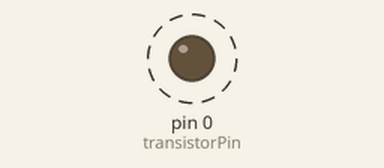
Simulated run of this sketch. Board: Arduino Uno, built with avr-gcc and run on an emulated ATmega328P. Shown: output pins drawn as LEDs (lit = HIGH). Dashed ring = blinking.

Above: at 0.5 s.
Timing chart, 0 to 4.6 s (numbered marks = the images above):
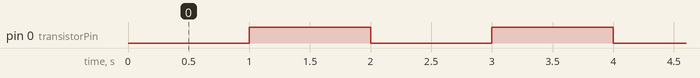

The sketch:

motor-control-w-transistor.ino
```cpp
const int transistorPin = 0;    // connected to the base of the transistor
const int ledPin = 0;
int mode = 1; // track mode of the motor
const int switcher = -1;

void setup() {
  // put your setup code here, to run once:
  pinMode(transistorPin, OUTPUT);
}

void loop() {
  // put your main code here, to run repeatedly:
  if (mode < 0) {
    //digitalWrite(transistorPin, HIGH);
    analogWrite(transistorPin, 100);
    digitalWrite(ledPin, HIGH);
  } else {
    //digitalWrite(transistorPin, LOW);
    analogWrite(transistorPin, 0);
    digitalWrite(ledPin, LOW);
  }

  delay(1000);
  mode = mode * switcher;

}
```

Measured:
- by itself, pin 0 (transistorPin): alternates HIGH for 1.0 s and LOW for 1.0 s
